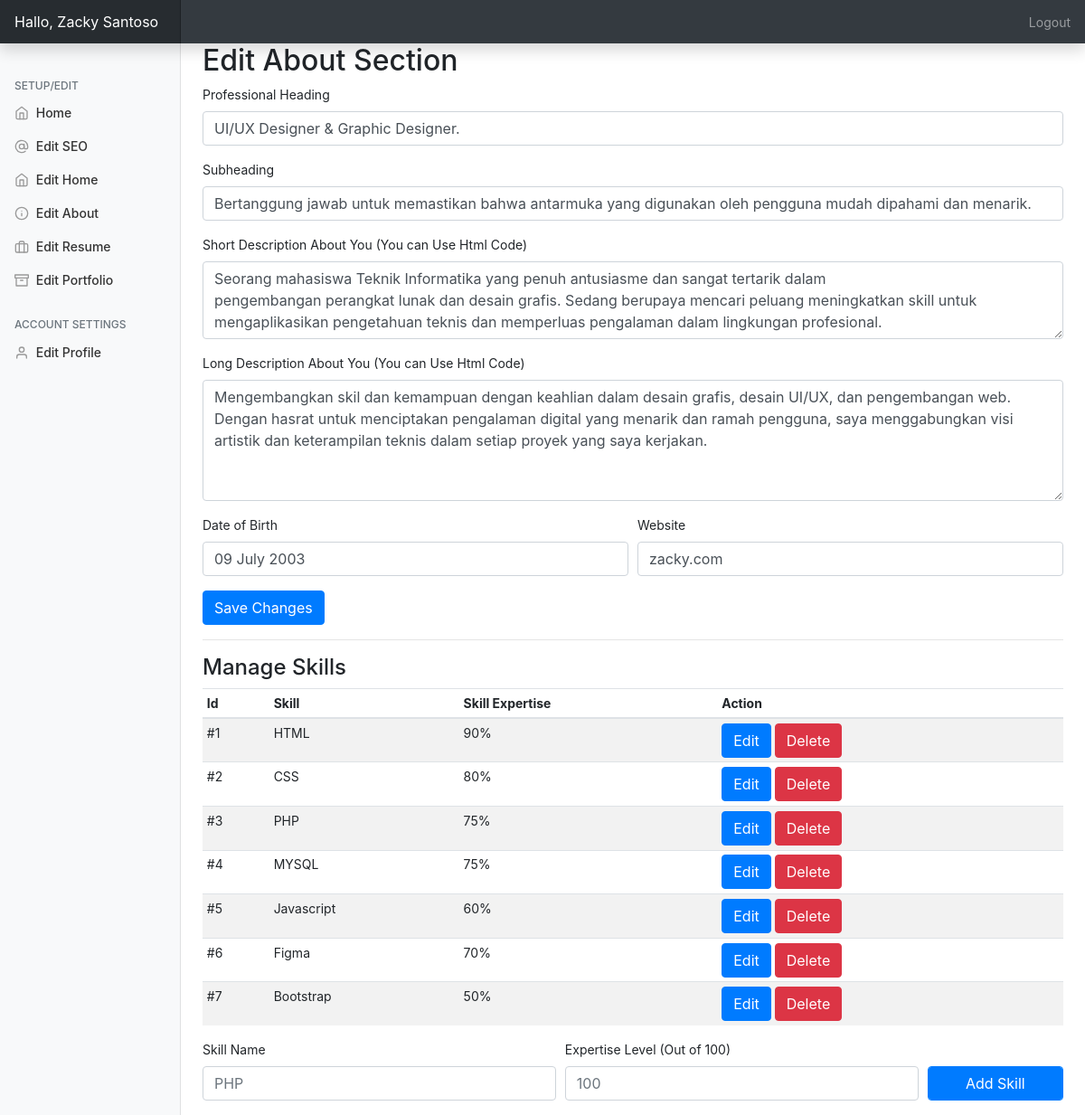
Page /admin/?editabout=true (signed in) on the committed database.
### tables this page shows
CREATE TABLE `personal_setup` (
  `id` int(11) NOT NULL,
  `profilepic` varchar(250) NOT NULL,
  `name` varchar(250) NOT NULL,
  `twitter` varchar(200) NOT NULL,
  `facebook` varchar(200) NOT NULL,
  `instagram` varchar(200) NOT NULL,
  `skype` varchar(200) NOT NULL,
  `linkedin` varchar(200) NOT NULL,
  `github` varchar(200) NOT NULL,
  `homewallpaper` varchar(200) NOT NULL,
  `professions` varchar(200) NOT NULL,
  `location` text NOT NULL,
  `mobile` varchar(200) NOT NULL,
  `emailid` varchar(200) NOT NULL
);

CREATE TABLE `aboutus_setup` (
  `id` int(11) NOT NULL,
  `shortdesc` text NOT NULL,
  `heading` text NOT NULL,
  `subheading` text NOT NULL,
  `longdesc` text NOT NULL,
  `website` varchar(250) NOT NULL,
  `dob` varchar(250) NOT NULL
);

CREATE TABLE `skills` (
  `id` int(11) NOT NULL,
  `skill` varchar(250) NOT NULL,
  `score` varchar(250) NOT NULL
);

### admin/php/about.php (the view, shortened to what this page needs)
<h2>Edit About Section</h2>
         <form method="post" action="php/uabout.php">
         <div class="form-row">
             <div class="form-group col-md-12">
    <label for="ptitle">Professional Heading</label>
    <input type="text" name="ptitle" value="<?=$data['heading']?>" class="form-control" id="ptitle" placeholder="">
  </div>
        <div class="form-group col-md-12">
    <label for="psubtitle">Subheading</label>
    <input type="text" name="psubtitle" value="<?=$data['subheading']?>" class="form-control" id="psubtitle" placeholder="">
  </div>
    <div class="form-group col-md-12">
    <label for="exampleFormControlTextarea1">Short Description About You (You can Use Html Code)</label>
    <textarea class="form-control" name="shortdesc" id="exampleFormControlTextarea1" rows="3" placeholder=""><?=$data['shortdesc'];?></textarea>
  </div>
        <div class="form-group col-md-12">
    <label for="exampleFormControlTextarea1">Long Description About You (You can Use Html Code)</label>
    <textarea class="form-control" id="exampleFormControlTextarea1" rows="5" name="longdesc" placeholder=""><?=$data['longdesc'];?>
    </textarea>
  </div>
        <div class="form-group col-md-6">
    <label for="bd">Date of Birth</label>
    <input type="text" name="dob" value="<?=$data['dob']?>" class="form-control" id="dob" placeholder="date of birth">
  </div>
        <div class="form-group col-md-6">
    <label for="website">Website</label>
    <input type="text" name="website" value="<?=$data['website']?>" class="form-control" id="website" placeholder="your website">
  </div>
         </div>
         <input type="submit" name="save" class="btn btn-primary" value="Save Changes">
         </form>
         <hr>
         <h4 ID="skillsection">Manage Skills</h4>
         <table class="table table-striped table-sm">
          <thead>
            <tr>
              <th>Id</th>
              <th>Skill</th>
              <th>Skill Expertise</th>
              <th>Action</th>
            </tr>
          </thead>
          <tbody>
         <?php
$query2="SELECT * FROM skills";
$queryrun2=mysqli_query($db,$query2);
$count=1;
while($data2=mysqli_fetch_array($queryrun2)){
    ?>
     <tr>
          <td>#<?=$count?></td>
              <td><?=$data2['skill']?></td>
         <td><?=$data2['score']?>%</td>
         <td><button type="button" class="btn btn-primary" data-toggle="modal" data-target="#modal<?=$data2['id']?>">
  Edit
</button> <a href="php/supdate.php?del=<?=$data2['id']?>"><button type="button" class="btn btn-danger" data-toggle="modal" data-target="#exampleModal">
  Delete
             </button></a></td>
            </tr>
         <?php $count++;
} ?>
             </tbody></table>
             <form action="php/supdate.php" method="post">
                 <div class="form-row">
                     <div class="form-group col-md-5">
    <label for="sn">Skill Name</label>
    <input type="text" name="skill" class="form-control" id="website" placeholder="PHP" required>
  </div><div class="form-group col-md-5">
    <label for="website">Expertise Level (Out of 100)</label>
    <input type="text" name="score" class="form-control" id="website" placeholder="100" required>
  </div>
   <div class="form-group col-md-2">
     <label class="text-white">submit</label>
      <input type="submit" name="addskill" class="btn btn-primary form-control" value="Add Skill">
   </div>
                 </div>
             </form>

### admin/css/dashboard.css (style rules this page uses)
body { font-size: .875rem; }

### rows in the picture
personal_setup: ptitle "UI/UX Designer & Graphic Designer.", psubtitle "Bertanggung jawab untuk memastikan bahwa antarmuka yang digunakan oleh pengguna mudah dipahami dan menarik.", shortdesc "Seorang mahasiswa Teknik Informatika yang penuh antusiasme dan sangat tertarik dalam pengembangan perangkat lunak dan desain grafis. Sedang berupaya mencari peluang meningkatkan skill untuk mengaplikasikan pengetahuan teknis dan memperluas pengalaman dalam lingkungan profesional.", longdesc "Mengembangkan skil dan kemampuan dengan keahlian dalam desain grafis, desain UI/UX, dan pengembangan web. Dengan hasrat untuk menciptakan pengalaman digital yang menarik dan ramah pengguna, saya menggabungkan visi artistik dan keterampilan teknis dalam setiap proyek yang saya kerjakan.", dob "09 July 2003", website "zacky.com"
skills: skill "HTML", score "90"
skills: skill "CSS", score "80"
skills: skill "PHP", score "75"
skills: skill "MYSQL", score "75"
skills: skill "Javascript", score "60"
skills: skill "Figma", score "70"
skills: skill "Bootstrap", score "50"

### other values in the picture
$_SESSION['username'] "Zacky Santoso"
